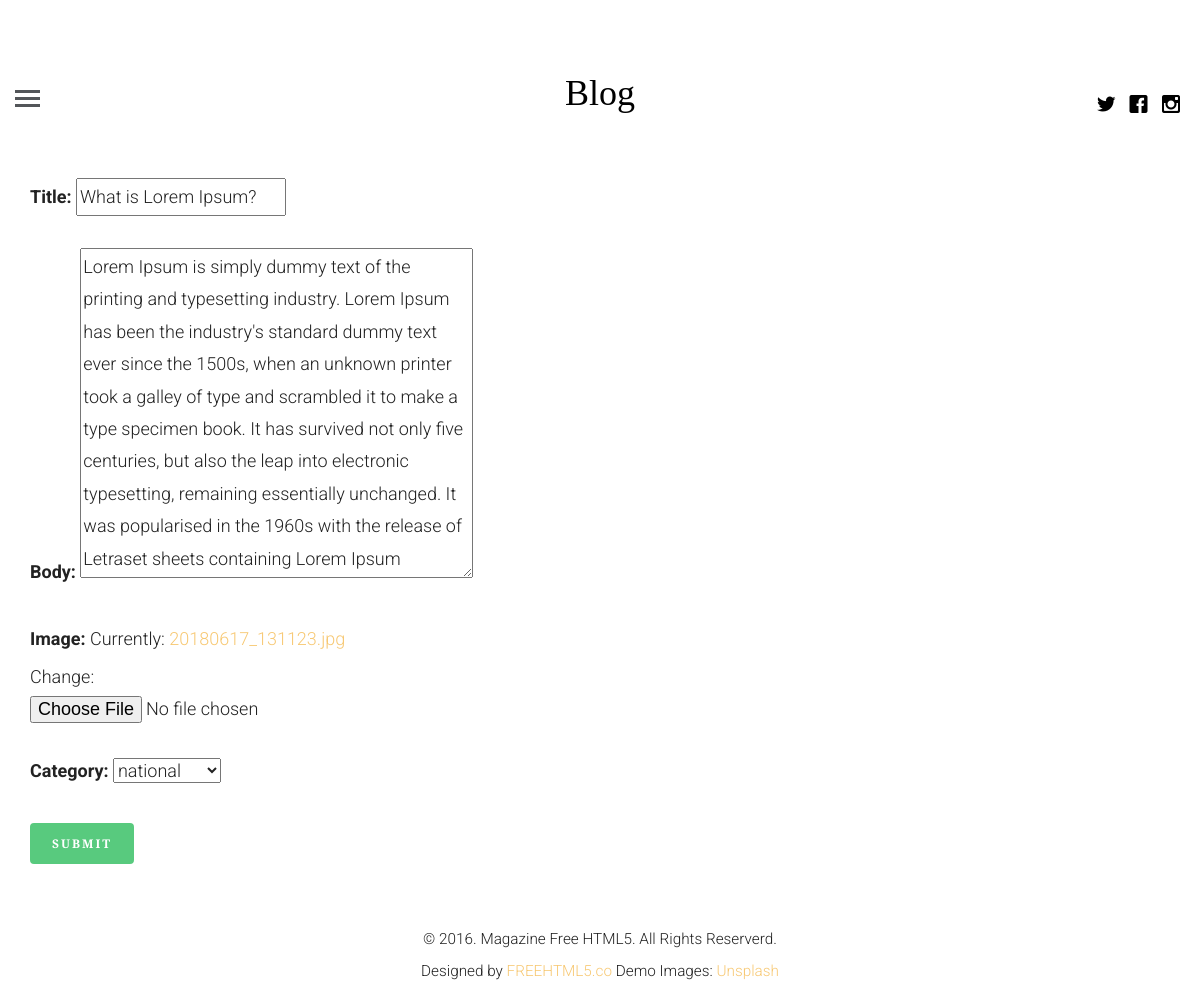
The page /update/1 (signed in) on the database as committed earlier.
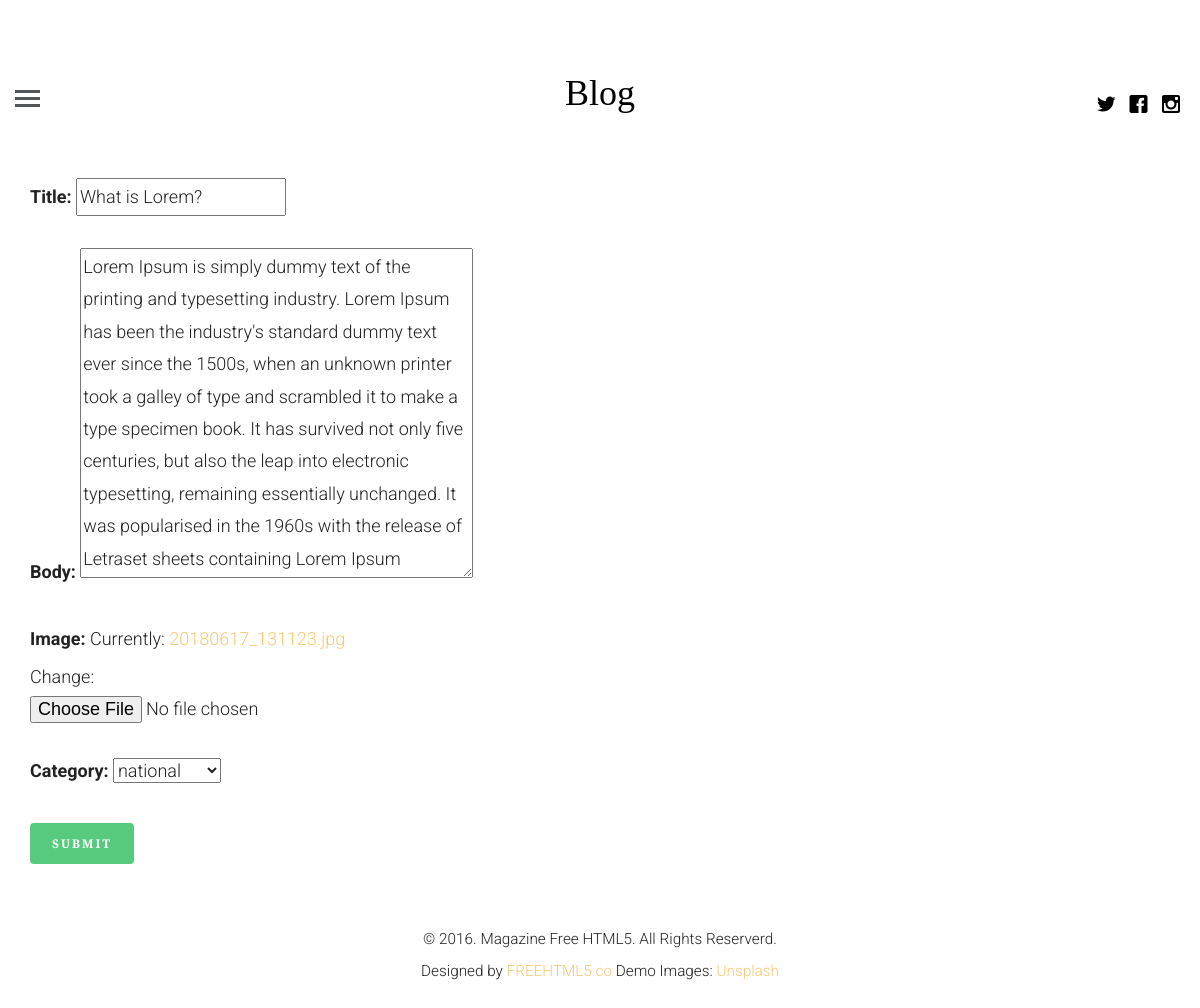
The same page on the database as committed later.
### blogapp/models.py (models this page shows, shortened)
class Article(models.Model):
	article_author = models.ForeignKey(Author, on_delete=models.CASCADE)
	title = models.CharField(max_length=200)
	body = models.TextField()
	image = models.FileField()
	posted_on = models.DateTimeField(auto_now=False, auto_now_add=True)
	updated_on = models.DateTimeField(auto_now=True, auto_now_add=False)
	category = models.ForeignKey(Category, on_delete=models.CASCADE)

### blogapp/views.py (the view)
# urls.py: path('update/<int:pid>', views.getUpdate, name='update'),
def getUpdate(request, pid):
	if request.user.is_authenticated:
		u = get_object_or_404(Author, name=request.user.id)
		post = get_object_or_404(Article, id=pid)
		form = createForm(request.POST or None, request.FILES or None, instance=post)
		if form.is_valid():
			instance = form.save(commit=False)
			instance.article_author = u
			instance.save()
			return redirect('profile')
		return render(request, 'create.html', {"form":form})
	else:
		return redirect('login')

### blogapp/form.py
class createForm(forms.ModelForm):
	class Meta:
		model = Article
		fields = [
			'title',
			'body',
			'image',
			'category'
		]

### blogapp/models.py (called while the page is built)
	def __str__(self):
		return self.name

### templates/create.html (shortened to what this page needs)
{% extends 'base.html' %}
{% block content %}
	<div class="container">
		<form action="" method="POST" enctype="multipart/form-data">
			{{ form.as_p }}
			<button class="btn btn-success">Submit</button>
		</form>
	</div>
{% endblock %}

Rows that differ between the two databases and show on the page:
changed Article "national": title "What is Lorem Ipsum?" → "What is Lorem?"
